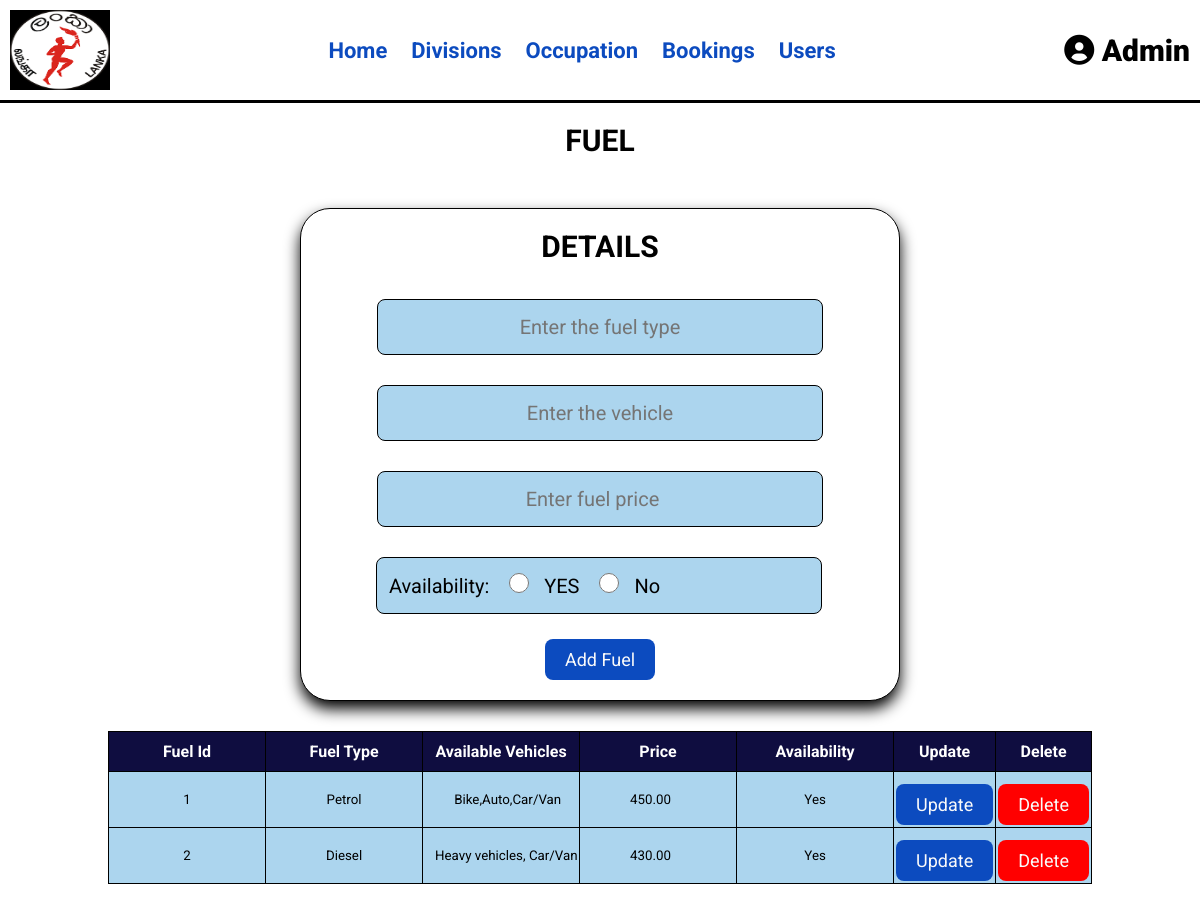
The app's page /admin/manage_fuel.php (signed in) with its own data.
### tables this page shows
CREATE TABLE IF NOT EXISTS `fuel_tbl` (
  `f_id` int(11) NOT NULL AUTO_INCREMENT,
  `fuel_type` varchar(10) NOT NULL,
  `available_vehicle` varchar(100) NOT NULL,
  `price` decimal(6,2) NOT NULL,
  `availability` varchar(5) NOT NULL DEFAULT 'YES',
  PRIMARY KEY (`f_id`)
);

### admin/manage_fuel.php (the view, shortened to what this page needs)
<?php
include '../connection.php';
?>
<!DOCTYPE html>
<html lang="en">
<head>
   <link rel="stylesheet" href="https://cdnjs.cloudflare.com/ajax/libs/font-awesome/6.0.0/css/all.min.css">
   <link rel="stylesheet" href="../css/admin_style3.css">
</head>
<body>
<?php include 'admin_header.php'; ?>
<h1 class="title">Fuel </h1>
<section class="add-detail">
   <form action="" method="post" >
      <h3>Details</h3>
      <input type="text" name="fuel" class="box" placeholder="Enter the fuel type" required>
      <input type="text" name="vehicles" class="box" placeholder="Enter the vehicle" required>
      <input type="number" min="0" name="price" class="box" placeholder="Enter fuel price" required>
      <label class="lbl">Availability:
         <input type="radio" name="availability" value="Yes" class="rdo" required />YES
         <input type="radio" name="availability" value="No" class="rdo" required />No
      </label>
      <input type="submit" value="Add fuel" name="add_fuel" class="btn">
   </form>
</section>
<section class="show-products">
<table>
<tr>
    <th>Fuel Id</th>
    <th>Fuel Type</th>
    <th>Available Vehicles</th>
    <th>Price</th>
    <th>Availability</th>
    <th>Update</th>
    <th>Delete</th>
</tr>
      <?php
         $select_fuel= mysqli_query($conn, "SELECT * FROM `fuel_tbl`") or die('query failed');
         if(mysqli_num_rows($select_fuel) > 0){
         while($fetch_fuel = mysqli_fetch_assoc($select_fuel)){
        ?>
      <div class="box">
      <form action="" method="POST">
      <tr>
      <td><input type="text" name="update_id" value="<?php echo $fetch_fuel['f_id']; ?>" ></td>
      <td><input type="text" name="update_fuel" value="<?php echo $fetch_fuel['fuel_type']; ?>" ></td>
      <td><input type="text" name="update_vehicles" value="<?php echo $fetch_fuel['available_vehicle']; ?>" ></td>
      <td><input type="number" name="update_price" value="<?php echo $fetch_fuel['price']; ?>" step="0.1" min="0" ></td>
      <td><input type="text" name="available" value="<?php echo $fetch_fuel['availability']; ?>"></td>
      <td><input type="submit" value="update" name="update_fuels" class="option-btn">
      <td><a href="manage_jobs.php?delete=<?php echo $fetch_fuel['f_id']; ?>" class="delete-btn" onclick="return confirm('Confirm delete?');">delete</a></td>
      </tr>
         </form>
      </div>
      <?php
            }
        }
     ?>
</table>
</section>
</body>
</html>

### css/admin_style3.css (style rules this page uses)
* { font-family: 'Roboto'; margin:0; padding:0; box-sizing: border-box; outline: none; border:none; text-decoration: none; transition:all .2s linear; }
body { background-color: #ffffff; }
section { padding:30px 25px; }
.title { text-align: center; margin:20px; text-transform: uppercase; color:#000000; font-size: 30px; }
.btn, .option-btn, .delete-btn, .white-btn { display: inline-block; margin-top: 10px; padding:10px 20px; cursor: pointer; color:#fafafa; font-size: 18px; border-radius: 8px; text-transform: capitalize; }
.white-btn, .btn { background-color:#0c4bbf; }
.option-btn { background-color:#0c4bbf; }
.delete-btn { background-color: #ff0000; }
.add-detail form { background-color: #ffffff; border-radius:30px; padding:20px; text-align: center; box-shadow: 0 8px 15px #000000; border:1px solid #000000; max-width: 600px; margin:0 auto; }
.add-detail form h3 { font-size: 30px; text-transform: uppercase; color:#000000; margin-bottom: 20px; }
.add-detail form .box { width: 80%; background-color: #acd5ee; border-radius: 8px; margin:15px 0; padding:15px 12px; color:#000000; font-size: 20px; border:1px solid #000000; }
.add-detail form .lbl { width: 80%; display: block; background-color: #acd5ee; border:1px solid #000000; border-radius: 8px; text-align: left; font-size:20px; margin:15px; margin-left:55px; padding:15px 12px; }
.add-detail form .rdo { margin:0 15px; height:20px; width:20px; color:#0c4bbf; }
h1 { color:#ffffff; }
.show-products { padding-top: 0; }
table { width:60%; margin:auto; }
table, tr ,th, td { border:1px solid #000000; border-collapse: collapse; text-align: center; padding:2px; }
table th { background-color:#0f0d40; color:white; text-align: center; }
table tr td, input[type="text"], input[type="number"] { background-color: #acd5ee; text-align: center; }
.box-container table tr td, th { padding:10px; }

### records on screen
fuel_tbl: update_id "1", update_fuel "Petrol", update_vehicles "Bike,Auto,Car/Van", update_price "450.00", available "Yes"
fuel_tbl: update_id "2", update_fuel "Diesel", update_vehicles "Heavy vehicles, Car/Van", update_price "430.00", available "Yes"

### other values on screen
$_SESSION['admin_name'] "Admin"
